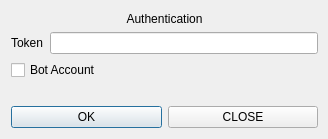
<?xml version="1.0" encoding="UTF-8"?>
<ui version="4.0">
 <class>AuthDialog</class>
 <widget class="QDialog" name="AuthDialog">
  <property name="geometry">
   <rect>
    <x>0</x>
    <y>0</y>
    <width>328</width>
    <height>139</height>
   </rect>
  </property>
  <property name="windowTitle">
   <string>Dialog</string>
  </property>
  <widget class="QWidget" name="verticalLayoutWidget">
   <property name="geometry">
    <rect>
     <x>-1</x>
     <y>-1</y>
     <width>331</width>
     <height>141</height>
    </rect>
   </property>
   <layout class="QVBoxLayout" name="verticalLayout">
    <property name="margin">
     <number>12</number>
    </property>
    <item>
     <widget class="QLabel" name="label">
      <property name="text">
       <string>Authentication</string>
      </property>
      <property name="alignment">
       <set>Qt::AlignCenter</set>
      </property>
     </widget>
    </item>
    <item>
     <layout class="QFormLayout" name="formLayout">
      <property name="fieldGrowthPolicy">
       <enum>QFormLayout::AllNonFixedFieldsGrow</enum>
      </property>
      <item row="0" column="0">
       <widget class="QLabel" name="label_4">
        <property name="text">
         <string>Token</string>
        </property>
       </widget>
      </item>
      <item row="0" column="1">
       <widget class="QLineEdit" name="tokenEdit"/>
      </item>
     </layout>
    </item>
    <item>
     <widget class="QCheckBox" name="botCheck">
      <property name="text">
       <string>Bot Account</string>
      </property>
     </widget>
    </item>
    <item>
     <widget class="QLabel" name="errorLabel">
      <property name="text">
       <string/>
      </property>
      <property name="alignment">
       <set>Qt::AlignCenter</set>
      </property>
     </widget>
    </item>
    <item>
     <layout class="QHBoxLayout" name="horizontalLayout_2">
      <item>
       <widget class="QPushButton" name="acceptButton">
        <property name="text">
         <string>OK</string>
        </property>
       </widget>
      </item>
      <item>
       <widget class="QPushButton" name="closeButton">
        <property name="text">
         <string>CLOSE</string>
        </property>
       </widget>
      </item>
     </layout>
    </item>
   </layout>
  </widget>
 </widget>
 <resources/>
 <connections/>
</ui>
